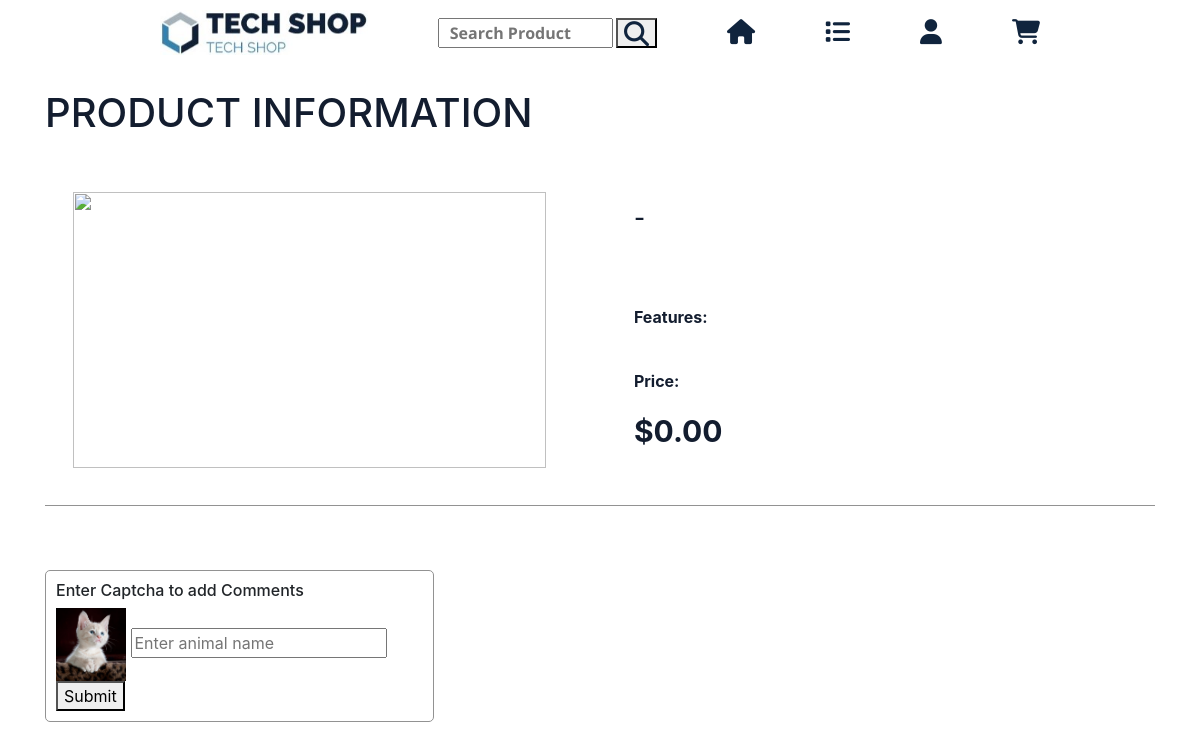
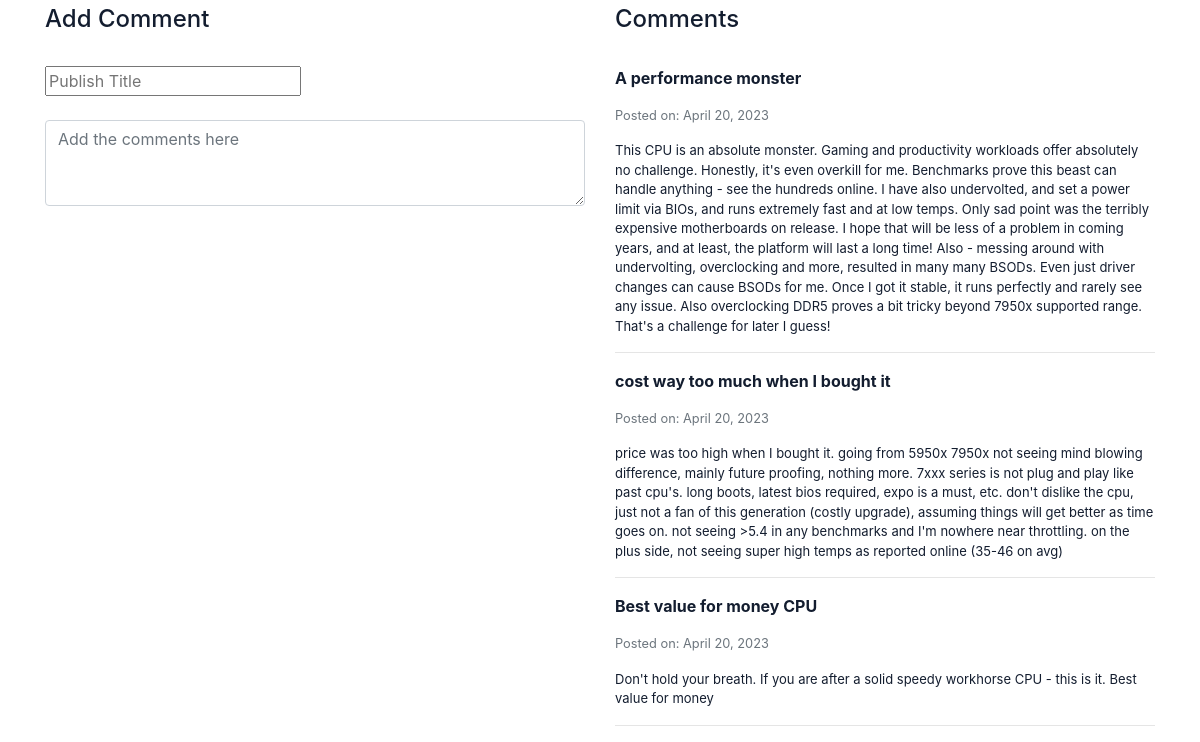
Page /product_info.php?id=4 on the earlier database version (2 pictures, top to bottom).
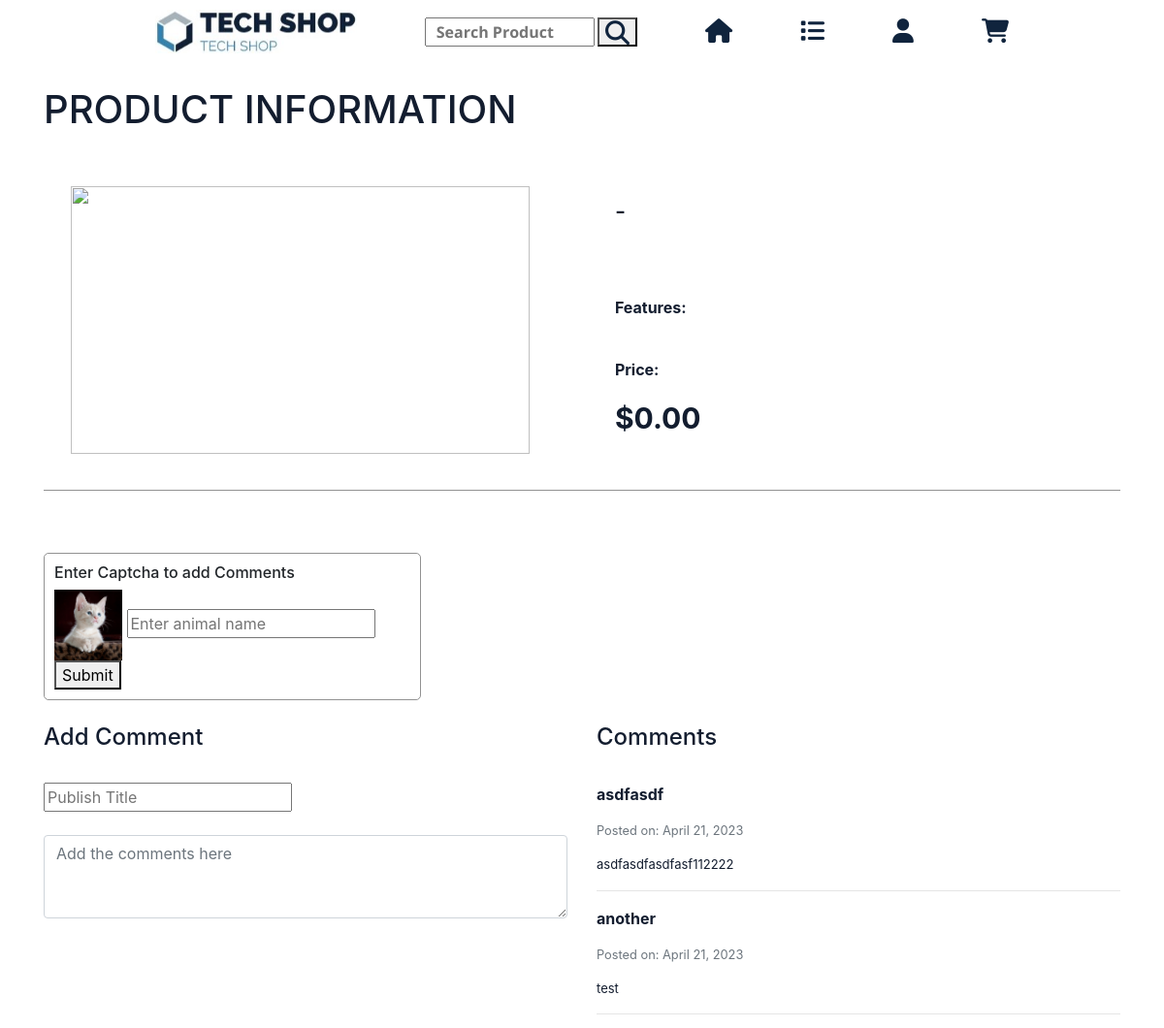
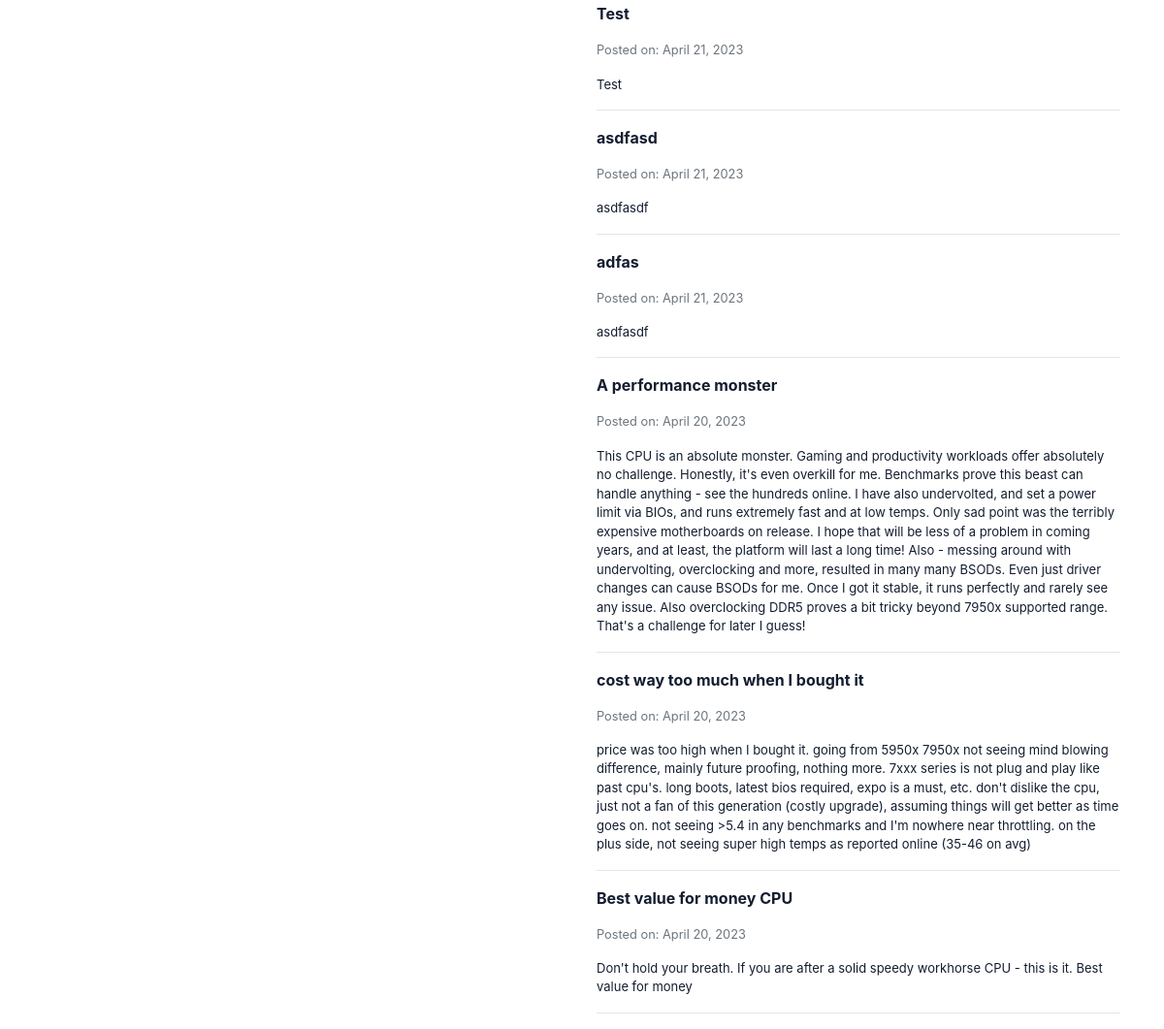
Same page on the later database version (2 pictures, top to bottom).
### tables this page shows
CREATE TABLE `ts_comment` (
  `id` int(11) NOT NULL,
  `user_id` int(11) NOT NULL,
  `product_id` int(11) NOT NULL,
  `comment_title` text NOT NULL,
  `user_comment` text NOT NULL,
  `created_at` timestamp NULL DEFAULT current_timestamp()
);

### product_info.php (the view, shortened to what this page needs)
<?php
    include ("_connect.php");
?>
<!DOCTYPE html>
<html lang="en">
<head>
    <link rel="stylesheet" href="https://cdnjs.cloudflare.com/ajax/libs/font-awesome/4.7.0/css/font-awesome.min.css">
    <link rel="stylesheet" href="https://cdn.jsdelivr.net/npm/bootstrap@4.3.1/dist/css/bootstrap.min.css">
    <link rel="stylesheet" href="style.css">
</head>
<body>
    <header>
        <div class="logo"><img src="logo/logo.png" alt=" "></div>
        <div class="search-place">
            <input type="text" class="id-search" id="id-search" placeholder="Search Product">
            <button class="btn-main"><i class="fa fa-search"></i></button>
        </div>
        <div class="items-nav">
            <div class = item-option title="Home">
                <a href="index.php"><i class="fa fa-home"></i></a>
            </div>
            <div class = item-option title="Products List">
                <a href="products_list.php"><i class="fa fa-list"></i></a>
            </div>
            <div class="item-option" title="Log In">
                <a href="login.php"><i class="fa fa-user"></i></a>
            </div>
            <div class="item-option" title="Shopping Cart"><i class="fa fa-shopping-cart"></i></div>
        </div>
    </header>
    <div class="container"><br>
        <h1>PRODUCT INFORMATION</h1><br>
        <div class="product_container">
            <div class="product_image">
                <img src="<?php echo $_GET['image_url']; ?>" alt="" >
            </div>
            <div class="product_info">
                <h4><?php echo $_GET['manufacturer']; ?> - <?php echo $_GET['reference']; ?></h4><br>
                <p><?php echo $_GET['description']; ?></p><br>
                <p><strong>Features:</strong> <?php echo $_GET['features']; ?></p><br>
                <p><strong>Price:</strong><p class="price-info"><?php echo '$' . number_format($_GET['price'], 2); ?></p>
            </div>
        </div><br>
            <div class="captcha-input" <?php if (isset($_COOKIE['captcha_validated'])) echo 'style="display: none;"'; ?>>
            <h6>Enter Captcha to add Comments</h6>
                <img id="captcha-image" src="captcha_images/" alt="">
                <input type="text" id="captcha-input" placeholder="Enter animal name">
                <button id="submit-button">Submit</button>
            </div><br>
            <section class="row">
                <div class="col" id="comments_section">
                    <h4>Add Comment</h4><br>
                    <form method="POST">
                        <input type="text" name="comment_title" placeholder="Publish Title"> <br><br>
                        <textarea name="user_comment" placeholder="Add the comments here" class="form-control" rows="3" cols="30" required></textarea><br>
                    </form><br>
            </div>
        <div class="col" id="comments">
            <h4 class="comments">Comments</h4><br>
                <?php
                    $product_id = $_GET['id'];
                    $pdo = new PDO("mysql:host=$host;dbname=$dbname;charset=utf8mb4", $username, $password);
                    $pdo->setAttribute(PDO::ATTR_ERRMODE, PDO::ERRMODE_EXCEPTION);
                    $stmt = $pdo->prepare("SELECT comment_title, user_comment, created_at
                                        FROM ts_comment
                                        WHERE product_id = :product_id
                                        ORDER BY created_at DESC");
                    $stmt->bindParam(':product_id', $product_id);
                    $stmt->execute();
                    while ($row = $stmt->fetch()) {
                        echo '<div>';
                ?>
                    <p class="title_comment"><?php echo $row['comment_title']?></p>
                    <p class="small text-muted">Posted on: <?php  echo date("F d, Y", strtotime($row  ['created_at']))?></p>
                    <p class="content_comment"><?php echo $row['user_comment']?></p>
                <?php
                    echo '</div><hr>';
                }
                ?>
        </div>
    </section>
    </div>
    <link rel="stylesheet" href="https://cdnjs.cloudflare.com/ajax/libs/font-awesome/6.4.0/css/all.min.css" />
</body>
</html>

Differences in the rows shown:
added ts_comment: comment_title "asdfasdf", created_at "April 21, 2023", user_comment "asdfasdfasdfasf112222"
added ts_comment: comment_title "another", created_at "April 21, 2023", user_comment "test"
added ts_comment: comment_title "Test", created_at "April 21, 2023", user_comment "Test"
added ts_comment: comment_title "asdfasd", created_at "April 21, 2023", user_comment "asdfasdf"
added ts_comment: comment_title "adfas", created_at "April 21, 2023", user_comment "asdfasdf"
